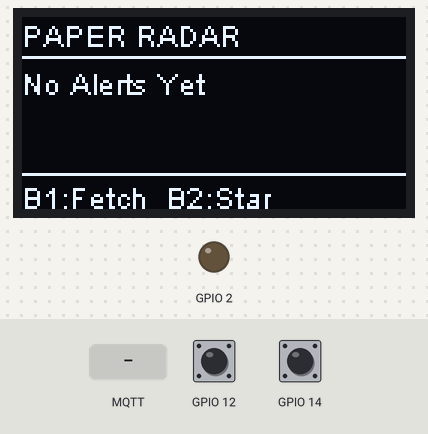
The program below on a simulated ESP32. On the bench: 128×64 one-colour display, output pins drawn as LEDs (lit = HIGH). Dashed ring = blinking. Inputs (shaded band) come from the test bench; at power-on: GPIO 12 HIGH, GPIO 14 HIGH. WiFi joins after 1.5 s; servers stay silent unless stated; random numbers use the default seed unless the program sets one; no MQTT or app messages arrive unless stated; what the program prints to the serial monitor is not drawn.

Above: at 5.6 s.
5.7 s: MQTT message "1" arrives on the first subscribed topic
At 7.0 s:
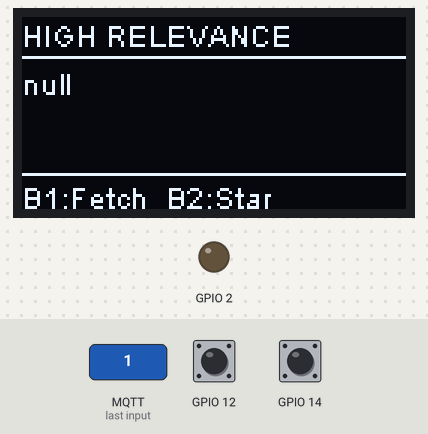
7.8 s: GPIO 12 pulled LOW for 0.15 s
At 9.0 s:
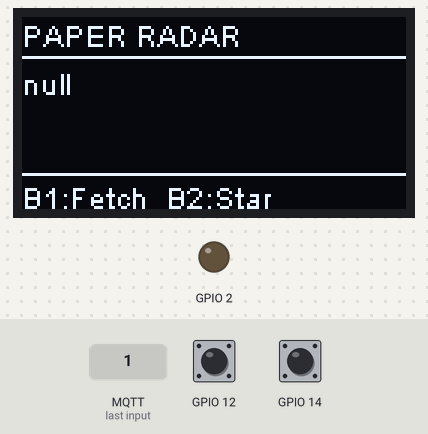
9.8 s: GPIO 14 pulled LOW for 0.15 s
At 10.2 s:
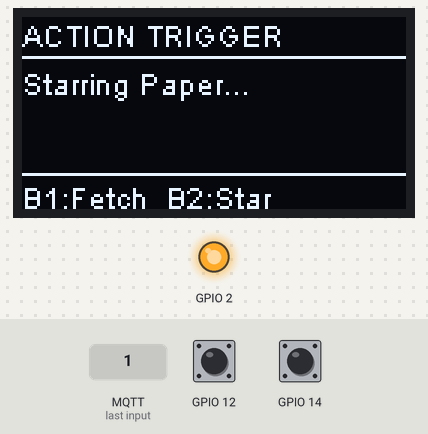
11.8 s: MQTT message "0" arrives on the first subscribed topic
At 11.95 s:
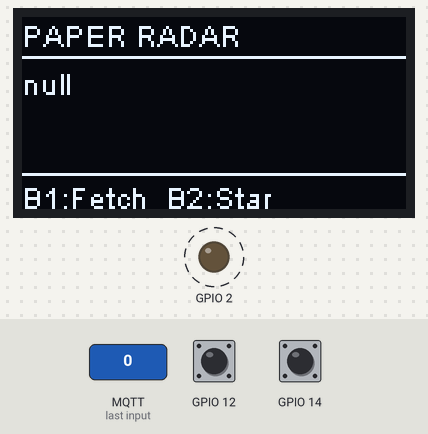
13.6 s: MQTT message "2" arrives on the first subscribed topic
At 13.75 s:
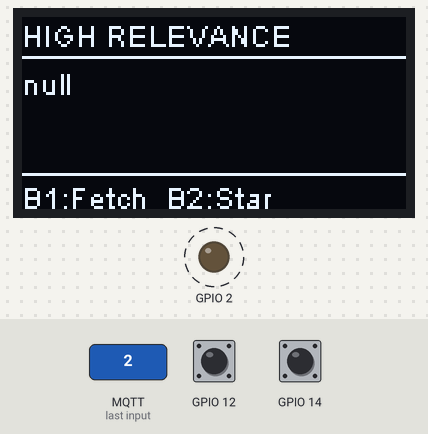
15.4 s: GPIO 12 pulled LOW for 1 s
At 15.8 s:
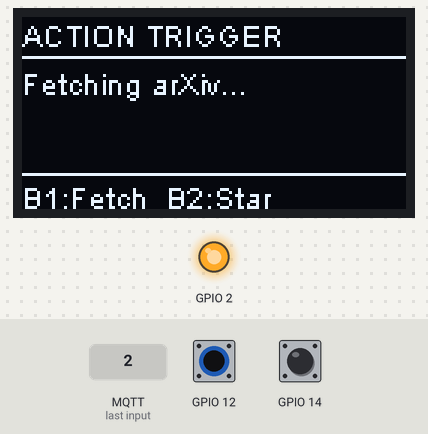
Timing chart, 0 to 18.4 s (numbered marks = the images above; inputs shaded):
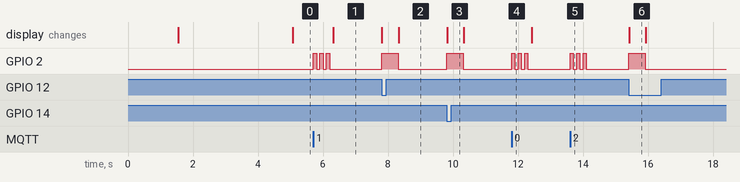

Measured:
- after the input at 5.7 s, GPIO 2: alternates HIGH for 0.10 s and LOW for 0.10 s, 6 changes in all, then stays LOW, starting at once; the display: changes after 0.62 s (image 1)
- after the input at 7.8 s, GPIO 2: LOW → HIGH at once, → LOW 0.51 s later; the display: first changes at once (image 2 shows a later state)
- after the input at 9.8 s, GPIO 2: LOW → HIGH at once, → LOW 0.51 s later; the display: changes at once (image 3)
- after the input at 11.8 s, GPIO 2: alternates HIGH for 0.10 s and LOW for 0.10 s, 6 changes in all, then stays LOW, starting at once
- after the input at 13.6 s, GPIO 2: alternates HIGH for 0.10 s and LOW for 0.10 s, 6 changes in all, then stays LOW, starting at once
- after the input at 15.4 s, GPIO 2: LOW → HIGH at once, → LOW 0.51 s later; the display: changes at once (image 6)
- what the display in image 6 shows lasts 0.5 s, from 15.4 s to 15.9 s

The program:

main.cpp
```cpp
#include <Arduino.h>
#include <WiFi.h>
#include <WiFiManager.h>
#include <PubSubClient.h>
#include <SSD1306Wire.h>
#include <ArduinoJson.h>

// Configuration & Pins
#ifndef OLED_SDA
#define OLED_SDA 21
#endif
#ifndef OLED_SCL
#define OLED_SCL 22
#endif
#ifndef BTN_FETCH_PIN
#define BTN_FETCH_PIN 12
#endif
#ifndef BTN_STAR_PIN
#define BTN_STAR_PIN 14
#endif
#ifndef LED_PIN
#define LED_PIN 2
#endif

// Default MQTT Broker Address (Can be updated via Serial/Config)
const char* mqtt_broker = "192.168.1.100"; // Replace with your Server/Laptop IP or Broker Host
const int mqtt_port = 1883;

// Objects
SSD1306Wire display(0x3c, OLED_SDA, OLED_SCL);
WiFiClient espClient;
PubSubClient mqttClient(espClient);

// State Variables
String currentPaperID = "";
String currentPaperTitle = "No Alerts Yet";
int currentPaperScore = 0;
volatile bool btnFetchPressed = false;
volatile bool btnStarPressed = false;
unsigned long lastDebounceTime = 0;
const unsigned long debounceDelay = 300;

// Interrupt Handlers
void IRAM_ATTR handleBtnFetchInterrupt() {
  if ((millis() - lastDebounceTime) > debounceDelay) {
    btnFetchPressed = true;
    lastDebounceTime = millis();
  }
}

void IRAM_ATTR handleBtnStarInterrupt() {
  if ((millis() - lastDebounceTime) > debounceDelay) {
    btnStarPressed = true;
    lastDebounceTime = millis();
  }
}

// Function Declarations
void updateOLEDDisplay(String statusHeader, String title, int score);
void mqttCallback(char* topic, byte* payload, unsigned int length);
void reconnectMQTT();

void setup() {
  Serial.begin(115200);
  pinMode(LED_PIN, OUTPUT);
  digitalWrite(LED_PIN, LOW);

  pinMode(BTN_FETCH_PIN, INPUT_PULLUP);
  pinMode(BTN_STAR_PIN, INPUT_PULLUP);

  attachInterrupt(digitalPinToInterrupt(BTN_FETCH_PIN), handleBtnFetchInterrupt, FALLING);
  attachInterrupt(digitalPinToInterrupt(BTN_STAR_PIN), handleBtnStarInterrupt, FALLING);

  // Initialize OLED
  display.init();
  display.flipScreenVertically();
  display.setFont(ArialMT_Plain_10);
  updateOLEDDisplay("RADAR BOOTING", "Connecting WiFi...", 0);

  // WiFiManager Setup
  WiFiManager wm;
  wm.setConnectTimeout(30);
  bool res = wm.autoConnect("PaperRadar-ESP32-AP");

  if (!res) {
    Serial.println("Failed to connect to WiFi. Restarting...");
    updateOLEDDisplay("WIFI ERROR", "Connection Failed", 0);
    delay(3000);
    ESP.restart();
  }

  Serial.println("WiFi Connected!");
  updateOLEDDisplay("WIFI CONNECTED", "Connecting MQTT...", 0);

  // MQTT Setup
  mqttClient.setServer(mqtt_broker, mqtt_port);
  mqttClient.setCallback(mqttCallback);
}

void loop() {
  if (!mqttClient.connected()) {
    reconnectMQTT();
  }
  mqttClient.loop();

  // Handle Button 1 (Fetch Trigger)
  if (btnFetchPressed) {
    btnFetchPressed = false;
    Serial.println("[ESP32] Button 1 Pressed: Sending FETCH_NOW command");

    // LED Feedback
    digitalWrite(LED_PIN, HIGH);
    updateOLEDDisplay("ACTION TRIGGER", "Fetching arXiv...", currentPaperScore);

    StaticJsonDocument<128> doc;
    doc["action"] = "FETCH_NOW";
    doc["timestamp"] = millis();

    char buffer[128];
    serializeJson(doc, buffer);
    mqttClient.publish("radar/control/button_fetch", buffer);

    delay(500);
    digitalWrite(LED_PIN, LOW);
    updateOLEDDisplay("PAPER RADAR", currentPaperTitle, currentPaperScore);
  }

  // Handle Button 2 (Star Trigger)
  if (btnStarPressed) {
    btnStarPressed = false;
    Serial.println("[ESP32] Button 2 Pressed: Sending STAR_CURRENT command");

    digitalWrite(LED_PIN, HIGH);
    if (currentPaperID.length() > 0) {
      updateOLEDDisplay("ACTION TRIGGER", "Starring Paper...", currentPaperScore);

      StaticJsonDocument<128> doc;
      doc["action"] = "STAR_CURRENT";
      doc["paper_id"] = currentPaperID;

      char buffer[128];
      serializeJson(doc, buffer);
      mqttClient.publish("radar/control/button_star", buffer);
    } else {
      updateOLEDDisplay("ACTION NOTICE", "No Paper to Star", 0);
    }

    delay(500);
    digitalWrite(LED_PIN, LOW);
    updateOLEDDisplay("PAPER RADAR", currentPaperTitle, currentPaperScore);
  }
}

void updateOLEDDisplay(String statusHeader, String title, int score) {
  display.clear();

  // Header Bar
  display.setFont(ArialMT_Plain_10);
  display.drawString(0, 0, statusHeader);
  if (score > 0) {
    display.drawString(90, 0, "S:" + String(score));
  }
  display.drawLine(0, 13, 128, 13);

  // Content Area
  display.setFont(ArialMT_Plain_10);
  display.drawStringMaxWidth(0, 16, 128, title);

  // Footer Line
  display.drawLine(0, 52, 128, 52);
  display.drawString(0, 54, "B1:Fetch  B2:Star");

  display.display();
}

void mqttCallback(char* topic, byte* payload, unsigned int length) {
  Serial.print("[MQTT Callback] Topic: ");
  Serial.println(topic);

  StaticJsonDocument<512> doc;
  DeserializationError error = deserializeJson(doc, payload, length);

  if (error) {
    Serial.print("JSON Parse error: ");
    Serial.println(error.c_str());
    return;
  }

  if (String(topic) == "radar/paper/high_relevance") {
    currentPaperID = doc["id"].as<String>();
    currentPaperTitle = doc["title"].as<String>();
    currentPaperScore = doc["score"].as<int>();

    Serial.printf("[ALERT] High Relevance Paper Received! ID: %s, Score: %d\n", currentPaperID.c_str(), currentPaperScore);

    // Blink LED 3 times for high relevance alert
    for (int i = 0; i < 3; i++) {
      digitalWrite(LED_PIN, HIGH);
      delay(100);
      digitalWrite(LED_PIN, LOW);
      delay(100);
    }

    updateOLEDDisplay("HIGH RELEVANCE", currentPaperTitle, currentPaperScore);
  }
}

void reconnectMQTT() {
  static unsigned long lastReconnectAttempt = 0;
  if (millis() - lastReconnectAttempt > 5000) {
    lastReconnectAttempt = millis();
    Serial.print("Connecting to MQTT Broker...");
    String clientId = "ESP32DeskAssistant-" + String(random(0xffff), HEX);

    if (mqttClient.connect(clientId.c_str())) {
      Serial.println(" connected!");
      mqttClient.subscribe("radar/paper/high_relevance");
      updateOLEDDisplay("PAPER RADAR", currentPaperTitle, currentPaperScore);
    } else {
      Serial.print(" failed, rc=");
      Serial.println(mqttClient.state());
    }
  }
}
```
